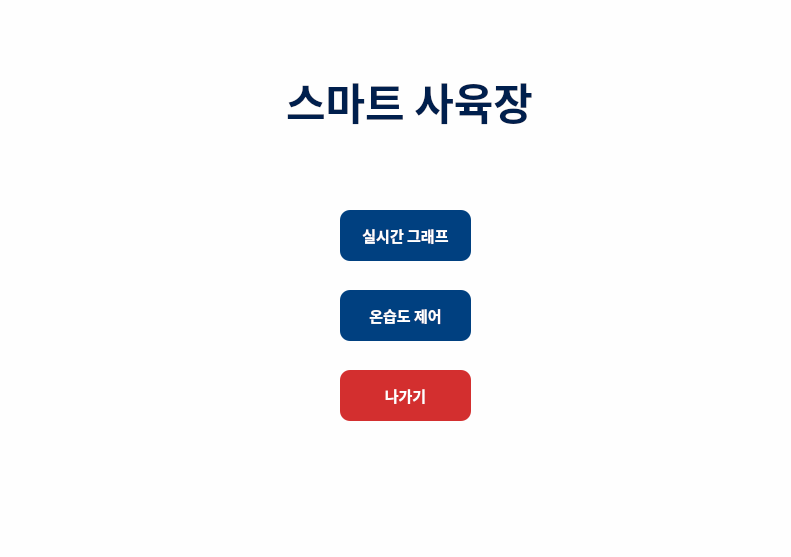
<?xml version="1.0" encoding="UTF-8"?>
<ui version="4.0">
 <class>MainWindow</class>
 <widget class="QMainWindow" name="MainWindow">
  <property name="geometry">
   <rect>
    <x>0</x>
    <y>0</y>
    <width>791</width>
    <height>557</height>
   </rect>
  </property>
  <property name="font">
   <font>
    <family>맑은 고딕</family>
    <pointsize>11</pointsize>
   </font>
  </property>
  <property name="windowTitle">
   <string>MainWindow</string>
  </property>
  <property name="styleSheet">
   <string notr="true">background-color: #fefefe;</string>
  </property>
  <widget class="QWidget" name="centralwidget">
   <property name="font">
    <font>
     <family>맑은 고딕</family>
     <pointsize>11</pointsize>
    </font>
   </property>
   <property name="styleSheet">
    <string notr="true">background-color: #fefefe;</string>
   </property>
   <widget class="QStackedWidget" name="stackedWidget">
    <property name="geometry">
     <rect>
      <x>10</x>
      <y>10</y>
      <width>771</width>
      <height>541</height>
     </rect>
    </property>
    <property name="font">
     <font>
      <family>맑은 고딕</family>
      <pointsize>11</pointsize>
     </font>
    </property>
    <property name="styleSheet">
     <string notr="true">background-color: #fefefe;</string>
    </property>
    <property name="frameShape">
     <enum>QFrame::Shape::NoFrame</enum>
    </property>
    <property name="lineWidth">
     <number>1</number>
    </property>
    <property name="currentIndex">
     <number>0</number>
    </property>
    <widget class="QWidget" name="main0">
     <property name="font">
      <font>
       <family>맑은 고딕</family>
       <pointsize>11</pointsize>
      </font>
     </property>
     <property name="styleSheet">
      <string notr="true">background-color: #fefefe;</string>
     </property>
     <widget class="QLineEdit" name="titleEdit">
      <property name="geometry">
       <rect>
        <x>230</x>
        <y>60</y>
        <width>341</width>
        <height>71</height>
       </rect>
      </property>
      <property name="font">
       <font>
        <family>Malgun Gothic</family>
        <pointsize>32</pointsize>
        <bold>true</bold>
       </font>
      </property>
      <property name="styleSheet">
       <string notr="true">background-color: transparent;border: none;color: #001f4d;font-family: 'Malgun Gothic';font-size: 32pt;font-weight: bold;qproperty-alignment: AlignCenter;</string>
      </property>
      <property name="text">
       <string>스마트 사육장</string>
      </property>
      <property name="alignment">
       <set>Qt::AlignmentFlag::AlignCenter</set>
      </property>
     </widget>
     <widget class="QPushButton" name="btnGraph">
      <property name="geometry">
       <rect>
        <x>330</x>
        <y>200</y>
        <width>131</width>
        <height>51</height>
       </rect>
      </property>
      <property name="font">
       <font>
        <family>맑은 고딕</family>
        <pointsize>11</pointsize>
        <bold>true</bold>
       </font>
      </property>
      <property name="styleSheet">
       <string notr="true">QPushButton { border-radius: 10px; background-color: #004080; color: white; padding: 5px; }QPushButton:hover { background-color: #0059b3; }</string>
      </property>
      <property name="text">
       <string>실시간 그래프</string>
      </property>
     </widget>
     <widget class="QPushButton" name="btnExit">
      <property name="geometry">
       <rect>
        <x>330</x>
        <y>360</y>
        <width>131</width>
        <height>51</height>
       </rect>
      </property>
      <property name="font">
       <font>
        <family>맑은 고딕</family>
        <pointsize>11</pointsize>
        <bold>true</bold>
       </font>
      </property>
      <property name="styleSheet">
       <string notr="true">QPushButton { border-radius: 10px; background-color: #d32f2f; color: white; padding: 5px; }QPushButton:hover { background-color: #b71c1c; }</string>
      </property>
      <property name="text">
       <string>나가기</string>
      </property>
     </widget>
     <widget class="QFrame" name="img_3">
      <property name="geometry">
       <rect>
        <x>50</x>
        <y>190</y>
        <width>211</width>
        <height>261</height>
       </rect>
      </property>
      <property name="font">
       <font>
        <family>맑은 고딕</family>
        <pointsize>11</pointsize>
       </font>
      </property>
      <property name="styleSheet">
       <string notr="true">border-radius: 12px; border: none;
image: url(:/newPrefix/img2.png);</string>
      </property>
      <property name="frameShape">
       <enum>QFrame::Shape::StyledPanel</enum>
      </property>
      <property name="frameShadow">
       <enum>QFrame::Shadow::Raised</enum>
      </property>
     </widget>
     <widget class="QFrame" name="img_4">
      <property name="geometry">
       <rect>
        <x>490</x>
        <y>140</y>
        <width>261</width>
        <height>311</height>
       </rect>
      </property>
      <property name="font">
       <font>
        <family>맑은 고딕</family>
        <pointsize>11</pointsize>
       </font>
      </property>
      <property name="styleSheet">
       <string notr="true">border-radius: 12px; border: none;
image: url(:/newPrefix/img1.png);</string>
      </property>
      <property name="frameShape">
       <enum>QFrame::Shape::StyledPanel</enum>
      </property>
      <property name="frameShadow">
       <enum>QFrame::Shadow::Raised</enum>
      </property>
     </widget>
     <widget class="QFrame" name="img_1">
      <property name="geometry">
       <rect>
        <x>180</x>
        <y>40</y>
        <width>71</width>
        <height>121</height>
       </rect>
      </property>
      <property name="font">
       <font>
        <family>맑은 고딕</family>
        <pointsize>11</pointsize>
       </font>
      </property>
      <property name="styleSheet">
       <string notr="true">border-radius: 12px; border: none;
image: url(:/newPrefix/img4.png);
</string>
      </property>
      <property name="frameShape">
       <enum>QFrame::Shape::NoFrame</enum>
      </property>
      <property name="frameShadow">
       <enum>QFrame::Shadow::Plain</enum>
      </property>
      <property name="lineWidth">
       <number>0</number>
      </property>
     </widget>
     <widget class="QPushButton" name="btnSetting">
      <property name="geometry">
       <rect>
        <x>330</x>
        <y>280</y>
        <width>131</width>
        <height>51</height>
       </rect>
      </property>
      <property name="font">
       <font>
        <family>맑은 고딕</family>
        <pointsize>11</pointsize>
        <bold>true</bold>
       </font>
      </property>
      <property name="styleSheet">
       <string notr="true">QPushButton { border-radius: 10px; background-color: #004080; color: white; padding: 5px; }QPushButton:hover { background-color: #0059b3; }</string>
      </property>
      <property name="text">
       <string>온습도 제어</string>
      </property>
     </widget>
     <widget class="QFrame" name="img_2">
      <property name="geometry">
       <rect>
        <x>550</x>
        <y>70</y>
        <width>51</width>
        <height>61</height>
       </rect>
      </property>
      <property name="font">
       <font>
        <family>맑은 고딕</family>
        <pointsize>11</pointsize>
       </font>
      </property>
      <property name="styleSheet">
       <string notr="true">border-radius: 12px; border: none;
image: url(:/newPrefix/img5.png);</string>
      </property>
      <property name="frameShape">
       <enum>QFrame::Shape::StyledPanel</enum>
      </property>
      <property name="frameShadow">
       <enum>QFrame::Shadow::Raised</enum>
      </property>
     </widget>
    </widget>
    <widget class="QWidget" name="graph1">
     <property name="font">
      <font>
       <family>맑은 고딕</family>
       <pointsize>11</pointsize>
      </font>
     </property>
     <property name="styleSheet">
      <string notr="true">background-color: #fefefe;</string>
     </property>
     <widget class="QLabel" name="GraphTitle">
      <property name="geometry">
       <rect>
        <x>240</x>
        <y>10</y>
        <width>271</width>
        <height>51</height>
       </rect>
      </property>
      <property name="font">
       <font>
        <family>맑은 고딕</family>
        <pointsize>20</pointsize>
        <bold>true</bold>
       </font>
      </property>
      <property name="text">
       <string>실시간 그래프</string>
      </property>
      <property name="alignment">
       <set>Qt::AlignmentFlag::AlignCenter</set>
      </property>
     </widget>
     <widget class="QWidget" name="graphWidget" native="true">
      <property name="geometry">
       <rect>
        <x>30</x>
        <y>60</y>
        <width>601</width>
        <height>451</height>
       </rect>
      </property>
      <property name="font">
       <font>
        <family>맑은 고딕</family>
        <pointsize>11</pointsize>
       </font>
      </property>
      <property name="styleSheet">
       <string notr="true">background-color: #fefefe;</string>
      </property>
     </widget>
     <widget class="QPushButton" name="btnEnit">
      <property name="geometry">
       <rect>
        <x>660</x>
        <y>350</y>
        <width>91</width>
        <height>71</height>
       </rect>
      </property>
      <property name="font">
       <font>
        <family>맑은 고딕</family>
        <pointsize>10</pointsize>
        <bold>true</bold>
       </font>
      </property>
      <property name="styleSheet">
       <string notr="true">QPushButton { border-radius: 10px; background-color: #004080; color: white; padding: 5px; }QPushButton:hover { background-color: #0059b3; }</string>
      </property>
      <property name="text">
       <string>온·습도 제어</string>
      </property>
     </widget>
     <widget class="QPushButton" name="btnBackGraph">
      <property name="geometry">
       <rect>
        <x>660</x>
        <y>440</y>
        <width>91</width>
        <height>61</height>
       </rect>
      </property>
      <property name="font">
       <font>
        <family>맑은 고딕</family>
        <pointsize>11</pointsize>
        <bold>true</bold>
       </font>
      </property>
      <property name="styleSheet">
       <string notr="true">QPushButton { border-radius: 10px; background-color: #d32f2f; color: white; padding: 5px; }QPushButton:hover { background-color: #b71c1c; }</string>
      </property>
      <property name="text">
       <string>나가기</string>
      </property>
     </widget>
     <widget class="QLabel" name="graph_temp_value">
      <property name="geometry">
       <rect>
        <x>670</x>
        <y>90</y>
        <width>41</width>
        <height>31</height>
       </rect>
      </property>
      <property name="font">
       <font>
        <pointsize>11</pointsize>
        <bold>true</bold>
       </font>
      </property>
      <property name="text">
       <string>00.00</string>
      </property>
      <property name="alignment">
       <set>Qt::AlignmentFlag::AlignLeading|Qt::AlignmentFlag::AlignLeft|Qt::AlignmentFlag::AlignVCenter</set>
      </property>
     </widget>
     <widget class="QLabel" name="graph_temp_unit">
      <property name="geometry">
       <rect>
        <x>720</x>
        <y>90</y>
        <width>21</width>
        <height>31</height>
       </rect>
      </property>
      <property name="font">
       <font>
        <pointsize>11</pointsize>
        <bold>true</bold>
       </font>
      </property>
      <property name="text">
       <string>℃</string>
      </property>
      <property name="alignment">
       <set>Qt::AlignmentFlag::AlignCenter</set>
      </property>
     </widget>
     <widget class="QLabel" name="graph_temp_title">
      <property name="geometry">
       <rect>
        <x>670</x>
        <y>60</y>
        <width>71</width>
        <height>21</height>
       </rect>
      </property>
      <property name="font">
       <font>
        <pointsize>11</pointsize>
        <bold>true</bold>
       </font>
      </property>
      <property name="text">
       <string>설정 온도</string>
      </property>
      <property name="alignment">
       <set>Qt::AlignmentFlag::AlignCenter</set>
      </property>
     </widget>
     <widget class="QLabel" name="graph_humid_value">
      <property name="geometry">
       <rect>
        <x>670</x>
        <y>170</y>
        <width>41</width>
        <height>31</height>
       </rect>
      </property>
      <property name="font">
       <font>
        <pointsize>11</pointsize>
        <bold>true</bold>
       </font>
      </property>
      <property name="text">
       <string>00.00</string>
      </property>
      <property name="alignment">
       <set>Qt::AlignmentFlag::AlignLeading|Qt::AlignmentFlag::AlignLeft|Qt::AlignmentFlag::AlignVCenter</set>
      </property>
     </widget>
     <widget class="QLabel" name="graph_humid_unit">
      <property name="geometry">
       <rect>
        <x>720</x>
        <y>170</y>
        <width>21</width>
        <height>31</height>
       </rect>
      </property>
      <property name="font">
       <font>
        <pointsize>11</pointsize>
        <bold>true</bold>
       </font>
      </property>
      <property name="text">
       <string>%</string>
      </property>
      <property name="alignment">
       <set>Qt::AlignmentFlag::AlignCenter</set>
      </property>
     </widget>
     <widget class="QLabel" name="graph_humid_title">
      <property name="geometry">
       <rect>
        <x>670</x>
        <y>140</y>
        <width>71</width>
        <height>21</height>
       </rect>
      </property>
      <property name="font">
       <font>
        <pointsize>11</pointsize>
        <bold>true</bold>
       </font>
      </property>
      <property name="text">
       <string>설정 습도</string>
      </property>
      <property name="alignment">
       <set>Qt::AlignmentFlag::AlignCenter</set>
      </property>
     </widget>
    </widget>
    <widget class="QWidget" name="setting2">
     <property name="font">
      <font>
       <family>맑은 고딕</family>
       <pointsize>11</pointsize>
      </font>
     </property>
     <property name="styleSheet">
      <string notr="true">background-color: #fefefe;</string>
     </property>
     <widget class="QLabel" name="SettingTitle">
      <property name="geometry">
       <rect>
        <x>270</x>
        <y>10</y>
        <width>271</width>
        <height>51</height>
       </rect>
      </property>
      <property name="font">
       <font>
        <family>맑은 고딕</family>
        <pointsize>20</pointsize>
        <bold>true</bold>
       </font>
      </property>
      <property name="text">
       <string>온·습도 조절기</string>
      </property>
      <property name="alignment">
       <set>Qt::AlignmentFlag::AlignCenter</set>
      </property>
     </widget>
     <widget class="QLabel" name="temp_title">
      <property name="geometry">
       <rect>
        <x>40</x>
        <y>70</y>
        <width>71</width>
        <height>21</height>
       </rect>
      </property>
      <property name="font">
       <font>
        <pointsize>11</pointsize>
        <bold>true</bold>
       </font>
      </property>
      <property name="text">
       <string>현재 온도</string>
      </property>
      <property name="alignment">
       <set>Qt::AlignmentFlag::AlignCenter</set>
      </property>
     </widget>
     <widget class="Line" name="line">
      <property name="geometry">
       <rect>
        <x>390</x>
        <y>70</y>
        <width>31</width>
        <height>361</height>
       </rect>
      </property>
      <property name="orientation">
       <enum>Qt::Vertical</enum>
      </property>
     </widget>
     <widget class="QPushButton" name="btnBacksetting">
      <property name="geometry">
       <rect>
        <x>340</x>
        <y>450</y>
        <width>131</width>
        <height>51</height>
       </rect>
      </property>
      <property name="font">
       <font>
        <family>맑은 고딕</family>
        <pointsize>11</pointsize>
        <bold>true</bold>
       </font>
      </property>
      <property name="styleSheet">
       <string notr="true">QPushButton { border-radius: 10px; background-color: #d32f2f; color: white; padding: 5px; }QPushButton:hover { background-color: #b71c1c; }</string>
      </property>
      <property name="text">
       <string>나가기</string>
      </property>
     </widget>
     <widget class="QLabel" name="temp_value">
      <property name="geometry">
       <rect>
        <x>40</x>
        <y>100</y>
        <width>41</width>
        <height>31</height>
       </rect>
      </property>
      <property name="font">
       <font>
        <pointsize>11</pointsize>
        <bold>true</bold>
       </font>
      </property>
      <property name="text">
       <string>00.00</string>
      </property>
      <property name="alignment">
       <set>Qt::AlignmentFlag::AlignLeading|Qt::AlignmentFlag::AlignLeft|Qt::AlignmentFlag::AlignVCenter</set>
      </property>
     </widget>
     <widget class="QLabel" name="temp_unit">
      <property name="geometry">
       <rect>
        <x>90</x>
        <y>100</y>
        <width>21</width>
        <height>31</height>
       </rect>
      </property>
      <property name="font">
       <font>
        <pointsize>11</pointsize>
        <bold>true</bold>
       </font>
      </property>
      <property name="text">
       <string>℃</string>
      </property>
      <property name="alignment">
       <set>Qt::AlignmentFlag::AlignCenter</set>
      </property>
     </widget>
     <widget class="QLabel" name="set_temp_unit">
      <property name="geometry">
       <rect>
        <x>200</x>
        <y>100</y>
        <width>21</width>
        <height>31</height>
       </rect>
      </property>
      <property name="font">
       <font>
        <pointsize>11</pointsize>
        <bold>true</bold>
       </font>
      </property>
      <property name="text">
       <string>℃</string>
      </property>
      <property name="alignment">
       <set>Qt::AlignmentFlag::AlignCenter</set>
      </property>
     </widget>
     <widget class="QLabel" name="set_temp_title">
      <property name="geometry">
       <rect>
        <x>150</x>
        <y>70</y>
        <width>71</width>
        <height>21</height>
       </rect>
      </property>
      <property name="font">
       <font>
        <pointsize>11</pointsize>
        <bold>true</bold>
       </font>
      </property>
      <property name="text">
       <string>설정 온도</string>
      </property>
      <property name="alignment">
       <set>Qt::AlignmentFlag::AlignCenter</set>
      </property>
     </widget>
     <widget class="QPushButton" name="set_temp_btn">
      <property name="geometry">
       <rect>
        <x>260</x>
        <y>70</y>
        <width>101</width>
        <height>61</height>
       </rect>
      </property>
      <property name="font">
       <font>
        <family>맑은 고딕</family>
        <pointsize>10</pointsize>
        <bold>true</bold>
       </font>
      </property>
      <property name="styleSheet">
       <string notr="true">QPushButton { border-radius: 10px; background-color: #004080; color: white; padding: 5px; }QPushButton:hover { background-color: #0059b3; }</string>
      </property>
      <property name="text">
       <string>설정 온도 저장</string>
      </property>
     </widget>
     <widget class="QLineEdit" name="set_temp_value">
      <property name="geometry">
       <rect>
        <x>150</x>
        <y>100</y>
        <width>41</width>
        <height>31</height>
       </rect>
      </property>
     </widget>
     <widget class="QLineEdit" name="set_humid_value">
      <property name="geometry">
       <rect>
        <x>540</x>
        <y>100</y>
        <width>41</width>
        <height>31</height>
       </rect>
      </property>
     </widget>
     <widget class="QLabel" name="humid_value">
      <property name="geometry">
       <rect>
        <x>430</x>
        <y>100</y>
        <width>41</width>
        <height>31</height>
       </rect>
      </property>
      <property name="font">
       <font>
        <pointsize>11</pointsize>
        <bold>true</bold>
       </font>
      </property>
      <property name="text">
       <string>00.00</string>
      </property>
      <property name="alignment">
       <set>Qt::AlignmentFlag::AlignLeading|Qt::AlignmentFlag::AlignLeft|Qt::AlignmentFlag::AlignVCenter</set>
      </property>
     </widget>
     <widget class="QLabel" name="humid_unit">
      <property name="geometry">
       <rect>
        <x>480</x>
        <y>100</y>
        <width>21</width>
        <height>31</height>
       </rect>
      </property>
      <property name="font">
       <font>
        <pointsize>11</pointsize>
        <bold>true</bold>
       </font>
      </property>
      <property name="text">
       <string>%</string>
      </property>
      <property name="alignment">
       <set>Qt::AlignmentFlag::AlignCenter</set>
      </property>
     </widget>
     <widget class="QLabel" name="humid_title">
      <property name="geometry">
       <rect>
        <x>430</x>
        <y>70</y>
        <width>71</width>
        <height>21</height>
       </rect>
      </property>
      <property name="font">
       <font>
        <pointsize>11</pointsize>
        <bold>true</bold>
       </font>
      </property>
      <property name="text">
       <string>현재 습도</string>
      </property>
      <property name="alignment">
       <set>Qt::AlignmentFlag::AlignCenter</set>
      </property>
     </widget>
     <widget class="QPushButton" name="set_humid_btn">
      <property name="geometry">
       <rect>
        <x>650</x>
        <y>70</y>
        <width>101</width>
        <height>61</height>
       </rect>
      </property>
      <property name="font">
       <font>
        <family>맑은 고딕</family>
        <pointsize>10</pointsize>
        <bold>true</bold>
       </font>
      </property>
      <property name="styleSheet">
       <string notr="true">QPushButton { border-radius: 10px; background-color: #004080; color: white; padding: 5px; }QPushButton:hover { background-color: #0059b3; }</string>
      </property>
      <property name="text">
       <string>설정 습도 저장</string>
      </property>
     </widget>
     <widget class="QLabel" name="set_humid_title">
      <property name="geometry">
       <rect>
        <x>540</x>
        <y>70</y>
        <width>71</width>
        <height>21</height>
       </rect>
      </property>
      <property name="font">
       <font>
        <pointsize>11</pointsize>
        <bold>true</bold>
       </font>
      </property>
      <property name="text">
       <string>설정 습도</string>
      </property>
      <property name="alignment">
       <set>Qt::AlignmentFlag::AlignCenter</set>
      </property>
     </widget>
     <widget class="QLabel" name="set_humid_unit">
      <property name="geometry">
       <rect>
        <x>590</x>
        <y>100</y>
        <width>21</width>
        <height>31</height>
       </rect>
      </property>
      <property name="font">
       <font>
        <pointsize>11</pointsize>
        <bold>true</bold>
       </font>
      </property>
      <property name="text">
       <string>%</string>
      </property>
      <property name="alignment">
       <set>Qt::AlignmentFlag::AlignCenter</set>
      </property>
     </widget>
     <widget class="QLabel" name="temp_graph">
      <property name="geometry">
       <rect>
        <x>40</x>
        <y>160</y>
        <width>321</width>
        <height>271</height>
       </rect>
      </property>
      <property name="text">
       <string/>
      </property>
     </widget>
     <widget class="QLabel" name="humid_graph">
      <property name="geometry">
       <rect>
        <x>430</x>
        <y>160</y>
        <width>321</width>
        <height>271</height>
       </rect>
      </property>
      <property name="text">
       <string/>
      </property>
     </widget>
    </widget>
   </widget>
  </widget>
  <widget class="QStatusBar" name="statusbar">
   <property name="font">
    <font>
     <family>맑은 고딕</family>
     <pointsize>11</pointsize>
    </font>
   </property>
  </widget>
 </widget>
 <resources>
  <include location="../../../zxczxczxccxzzcxczxzcx/imgtest.qrc"/>
 </resources>
 <connections/>
</ui>
